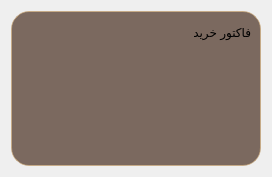
<?xml version="1.0" encoding="UTF-8"?>
<ui version="4.0">
 <class>InoviceCard</class>
 <widget class="QWidget" name="InoviceCard">
  <property name="geometry">
   <rect>
    <x>0</x>
    <y>0</y>
    <width>268</width>
    <height>177</height>
   </rect>
  </property>
  <property name="windowTitle">
   <string>Form</string>
  </property>
  <layout class="QVBoxLayout" name="verticalLayout_2">
   <item>
    <widget class="QFrame" name="frame">
     <property name="minimumSize">
      <size>
       <width>250</width>
       <height>0</height>
      </size>
     </property>
     <property name="maximumSize">
      <size>
       <width>250</width>
       <height>16777215</height>
      </size>
     </property>
     <property name="styleSheet">
      <string notr="true">QFrame#frame {
    background-color: rgba(75, 50, 35, 180);
    border: 1px solid rgba(205, 170, 120, 170);
    border-radius: 18px;
}

QFrame#frame:hover {
    background-color: rgba(88, 60, 42, 210);
    border: 1px solid rgb(235, 200, 140);
}

/* عنوان کتاب */
QLabel#title_label {
    color: rgb(255, 245, 220);
    font: 700 18px &quot;Vazirmatn&quot;;
    border: none;
    background: transparent;
}

/* نویسنده */
QLabel#author_label {
    color: rgb(214, 195, 170);
    font: 12pt &quot;Vazirmatn&quot;;
    border: none;
    background: transparent;
}

/* تاریخ خرید */
QLabel#date_label {
    color: rgb(185, 170, 150);
    font: 10pt &quot;Vazirmatn&quot;;
    border: none;
    background: transparent;
}

/* شماره فاکتور */
QLabel#invoice_label {
    color: rgb(210, 185, 140);
    font: bold 10pt &quot;Consolas&quot;;
    border: none;
    background: transparent;
}

/* قیمت */
QLabel#price_label {
    color: rgb(255, 215, 120);
    font: bold 16pt &quot;Vazirmatn&quot;;
    border: none;
    background: transparent;
}</string>
     </property>
     <property name="frameShape">
      <enum>QFrame::StyledPanel</enum>
     </property>
     <property name="frameShadow">
      <enum>QFrame::Raised</enum>
     </property>
     <layout class="QVBoxLayout" name="verticalLayout">
      <item>
       <widget class="QLabel" name="inovice_label">
        <property name="text">
         <string>فاکتور خرید</string>
        </property>
       </widget>
      </item>
      <item>
       <widget class="QLabel" name="date_label">
        <property name="maximumSize">
         <size>
          <width>300</width>
          <height>16777215</height>
         </size>
        </property>
        <property name="text">
         <string/>
        </property>
       </widget>
      </item>
      <item>
       <widget class="QLabel" name="title_label">
        <property name="text">
         <string/>
        </property>
       </widget>
      </item>
      <item>
       <widget class="QLabel" name="author_label">
        <property name="text">
         <string/>
        </property>
       </widget>
      </item>
      <item>
       <widget class="QLabel" name="price_label">
        <property name="text">
         <string/>
        </property>
       </widget>
      </item>
     </layout>
    </widget>
   </item>
  </layout>
 </widget>
 <resources/>
 <connections/>
</ui>
